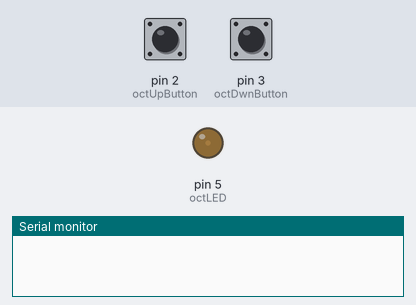
A sketch run on a simulated Arduino Uno, built with avr-gcc and run on an emulated ATmega328P. On the bench: output pins drawn as LEDs (lit = HIGH), the last lines printed to the serial monitor. Inputs (shaded band) come from the test bench; at power-on: pin 2 (octUpButton) LOW, pin 3 (octDwnButton) LOW.

Above: at 1.2 s.
1.3 s: pin 2 (octUpButton) pulled HIGH for 0.15 s
At 2.7 s:
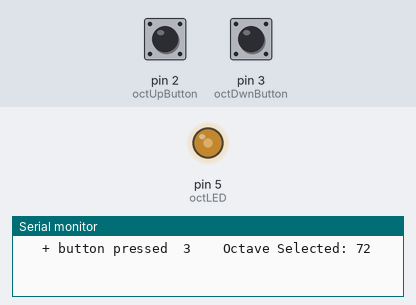
3.0 s: pin 3 (octDwnButton) pulled HIGH for 1 s
At 4.4 s:
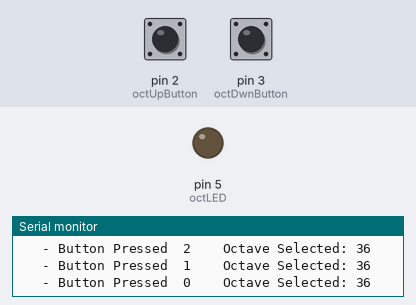
5.5 s: pin 2 (octUpButton) pulled HIGH for 1 s
At 7.1 s:
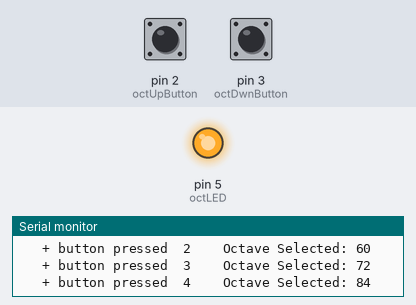
8.0 s: pin 3 (octDwnButton) pulled HIGH for 0.15 s
At 9.0 s:
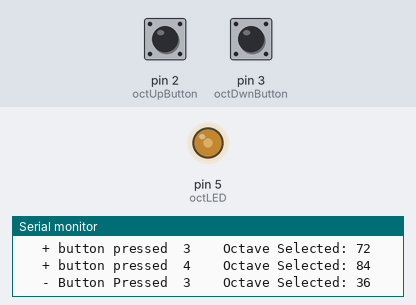
9.7 s: pin 3 (octDwnButton) pulled HIGH for 3.2 s
At 10.7 s:
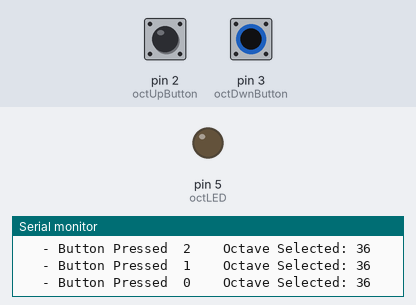
Timing chart, 0 to 12.7 s (numbered marks = the images above; inputs shaded):
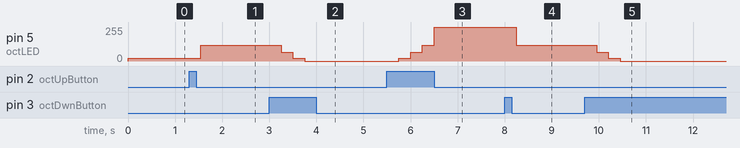

The sketch:

octaveButtonsV1-02.ino
```cpp
/*
  ___     __ ______   ____  __ __    ___
 /   \   /  ]      | /    ||  |  |  /  _]
|     | /  /|      ||  o  ||  |  | /  [_
|  O  |/  / |_|  |_||     ||  |  ||    _]
|     /   \_  |  |  |  _  ||  :  ||   [_
|     \     | |  |  |  |  | \   / |     |
 \___/ \____| |__|  |__|__|  \_/  |_____|

 ____   __ __  ______  ______   ___   ____   _____
|    \ |  |  ||      ||      | /   \ |    \ / ___/
|  o  )|  |  ||      ||      ||     ||  _  (   \_
|     ||  |  ||_|  |_||_|  |_||  O  ||  |  |\__  |
|  O  ||  :  |  |  |    |  |  |     ||  |  |/  \ |
|     ||     |  |  |    |  |  |     ||  |  |\    |
|_____| \__,_|  |__|    |__|   \___/ |__|__| \___|

 */

/* V1.02 added MIDI octaveselected[] array to help add to midi keyboard code. Tip: instead
 *  of octaveSelected[0][0] use octaveSelected[octButtonPushCounter][0]
 * V1.01 Changed LED resister value to 270 Ohm...  a little bit clearer now
   V1
   What is it? 2 Octave buttons to be added to the MIDI keyboard.  An LED is used to show octave via brightness
   implement; Serial print - Done // LED Done // LED Brightness - Done // Debounce - Done // Link to MIDI keyboard
   Buttons use 10k resistors to ground, LED uses 270 Ohm.
*/
const int  octUpButton = 2;       // Octave Up pushbutton
const int  octDwnButton = 3;      // Octave Down pushbutton
const int octLED = 5;             // LED on pin 5 (~pwm pin)
const int octLED_Brightness[] = {0, 20, 65, 120, 255}; // brightness for 0,1,2,3,4 octaves
int octButtonPushCounter = 2;     // counter for the number of button presses, 2 to start in middle octave
int octUpButtonState = 0;         // current state Up button
int octDwnButtonState = 0;        // current state of Down button
int octLastButtonState = 0;       // previous state of the button

/*
    MIDI Note numbers:
    octave  C   C#  D   D#  E   F   F#  G   G#  A   A#  B
        1   36  37  38  39  40  41  42  43  44  45  46  47
        2   48  49  50  51  52  53  54  55  56  57  58  59
        3   60  61  62  63  64  65  66  67  68  69  70  71
        4   72  73  74  75  76  77  78  79  80  81  82  83
        5   84  85  86  87  88  89  90  91  92  93  94  95
*/
const int octaveSelected[][12] = {
  {36, 37, 38, 39, 40, 41, 42, 43, 44, 45, 46, 47},  // Octave 0
  {48, 49, 50, 51, 52, 53, 54, 55, 56, 57, 58, 59},   // Octave 1
  {60, 61, 62, 63, 64, 65, 66, 67, 68, 69, 70, 71},   // Octave 2
  {72, 73, 74, 75, 76, 77, 78, 79, 80, 81, 82, 83},   // Octave 3
  {84, 85, 86, 87, 88, 89, 90, 91, 92, 93, 94, 95}    // Octave 4
};

/*
const int octaveSelected0[] = {36, 37, 38, 39, 40, 41, 42, 43, 44, 45, 46, 47};  // Octave 0
const int octaveSelected1[] = {48, 49, 50, 51, 52, 53, 54, 55, 56, 57, 58, 59};  // Octave 1
const int octaveSelected2[] = {60, 61, 62, 63, 64, 65, 66, 67, 68, 69, 70, 71};  // Octave 2
const int octaveSelected3[] = {72, 73, 74, 75, 76, 77, 78, 79, 80, 81, 82, 83};  // Octave 3
const int octaveSelected4[] = {84, 85, 86, 87, 88, 89, 90, 91, 92, 93, 94, 95};  // Octave 4

int currentOctave[] = {60, 61, 62, 63, 64, 65, 66, 67, 68, 69, 70, 71};
*/


void setup() {
   pinMode(octUpButton, INPUT);   // initialize the button pin as a input:
   pinMode(octDwnButton, INPUT);
   pinMode(octLED, OUTPUT);       // Set the LED pin as an output
   analogWrite(octLED, octLED_Brightness[1]);    // Start LED brightness in middle
   Serial.begin(9600);            // For monitoring... delete all instances later
 }

void loop() {
   octUpButtonState = digitalRead(octUpButton);       // read the pushbutton up input pin:
   if (octUpButtonState != octLastButtonState) {      // compare the buttonState to its previous state
     if (octUpButtonState == HIGH)                    // if the state has changed, increment the counter
     {
      if (octButtonPushCounter == 0){                 // ********  Octave 1  *******
        octButtonPushCounter++;
        octaveSelected[1][0];
        delay(250);
        analogWrite(octLED, octLED_Brightness[1]);    // change LED brightness UP
        Serial.print("   + button pressed  ");
        Serial.print(octButtonPushCounter);
        Serial.print("    Octave Selected: ");
        Serial.print(octaveSelected[1][0]);
        Serial.print('\n');
      } else if (octButtonPushCounter == 1){          // ********  Octave 2  *******
          octButtonPushCounter++;
          octaveSelected[2][0];
          delay(250);
          analogWrite(octLED, octLED_Brightness[2]);  // change LED brightness UP
          Serial.print("   + button pressed  ");
          Serial.print(octButtonPushCounter);
          Serial.print("    Octave Selected: ");
          Serial.print(octaveSelected[2][0]);
          Serial.print('\n');
      } else if (octButtonPushCounter == 2){          // ********  Octave 3  *******
          octButtonPushCounter++;
          octaveSelected[3][0];
          delay(250);
          analogWrite(octLED, octLED_Brightness[3]);  // change LED brightness UP
          Serial.print("   + button pressed  ");
          Serial.print(octButtonPushCounter);
          Serial.print("    Octave Selected: ");
          Serial.print(octaveSelected[3][0]);
          Serial.print('\n');
      } else if (octButtonPushCounter == 3){          // ********  Octave 4  *******
          octButtonPushCounter++;
          octaveSelected[4][0];
          delay(250);
          analogWrite(octLED, octLED_Brightness[4]);  // change LED brightness UP
          Serial.print("   + button pressed  ");
          Serial.print(octButtonPushCounter);
          Serial.print("    Octave Selected: ");
          Serial.print(octaveSelected[4][0]);
          Serial.print('\n');
      }
     }
   }
   octLastButtonState = octUpButtonState;             // save the current state as the last state, for next time through the loop

   octDwnButtonState = digitalRead(octDwnButton);     // read the pushbutton down input pin:
   if (octDwnButtonState != octLastButtonState) {     // compare the buttonState to its previous state
     if (octDwnButtonState == HIGH)                   // if the state has changed, decrement the counter
     {
      if (octButtonPushCounter == 4){                 // ********  Octave 3  *******
      octButtonPushCounter--;
      octaveSelected[3][0];
      delay(250);
      analogWrite(octLED, octLED_Brightness[3]);      // change LED brightness DOWN
      Serial.print("   - Button Pressed  ");
      Serial.print(octButtonPushCounter);
      Serial.print("    Octave Selected: ");
      Serial.print(octaveSelected[0][0]);
      Serial.print('\n');
      } else if (octButtonPushCounter == 3){          // ********  Octave 2  *******
          octButtonPushCounter--;
          octaveSelected[2][0];
          delay(250);
          analogWrite(octLED, octLED_Brightness[2]);  // change LED brightness DOWN
          Serial.print("   - Button Pressed  ");
          Serial.print(octButtonPushCounter);
          Serial.print("    Octave Selected: ");
          Serial.print(octaveSelected[0][0]);
          Serial.print('\n');
      } else if (octButtonPushCounter == 2){          // ********  Octave 1  *******
          octButtonPushCounter--;
          octaveSelected[1][0];
          delay(250);
          analogWrite(octLED, octLED_Brightness[1]);  // change LED brightness DOWN
          Serial.print("   - Button Pressed  ");
          Serial.print(octButtonPushCounter);
          Serial.print("    Octave Selected: ");
          Serial.print(octaveSelected[0][0]);
          Serial.print('\n');
      } else if (octButtonPushCounter == 1){          // ********  Octave 0  *******
          octButtonPushCounter--;
          octaveSelected[0][0];
          delay(250);
          analogWrite(octLED, octLED_Brightness[0]);  // change LED brightness DOWN
          Serial.print("   - Button Pressed  ");
          Serial.print(octButtonPushCounter);
          Serial.print("    Octave Selected: ");
          Serial.print(octaveSelected[0][0]);
          Serial.print('\n');
      }
     }
   }
   octLastButtonState = octDwnButtonState;
}
```

Measured:
- after the input at 1.3 s, pin 5 (octLED): 20/255 → 120/255 after 0.25 s
- after the input at 3.0 s, pin 5 (octLED): 120/255 → 65/255 after 0.25 s, → 20/255 0.25 s later, → 0/255 0.25 s later
- after the input at 5.5 s, pin 5 (octLED): 0/255 → 20/255 after 0.25 s, → 65/255 0.25 s later, → 120/255 0.25 s later, → 255/255 0.25 s later
- after the input at 8.0 s, pin 5 (octLED): 255/255 → 120/255 after 0.25 s
- after the input at 9.7 s, pin 5 (octLED): 120/255 → 65/255 after 0.25 s, → 20/255 0.25 s later, → 0/255 0.25 s later
